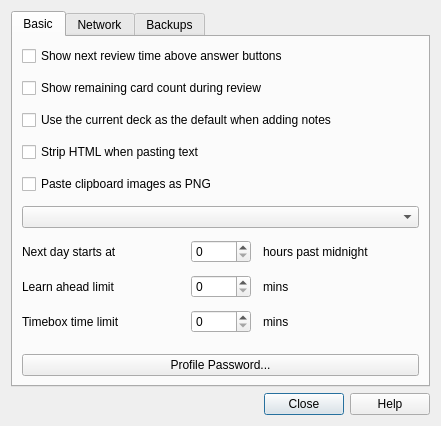
<?xml version="1.0" encoding="UTF-8"?>
<ui version="4.0">
 <class>Preferences</class>
 <widget class="QDialog" name="Preferences">
  <property name="geometry">
   <rect>
    <x>0</x>
    <y>0</y>
    <width>441</width>
    <height>426</height>
   </rect>
  </property>
  <property name="windowTitle">
   <string>Preferences</string>
  </property>
  <layout class="QVBoxLayout" name="verticalLayout_2">
   <item>
    <widget class="QTabWidget" name="tabWidget">
     <property name="focusPolicy">
      <enum>Qt::StrongFocus</enum>
     </property>
     <property name="currentIndex">
      <number>0</number>
     </property>
     <widget class="QWidget" name="tab_1">
      <attribute name="title">
       <string>Basic</string>
      </attribute>
      <layout class="QVBoxLayout" name="verticalLayout">
       <property name="spacing">
        <number>12</number>
       </property>
       <item>
        <widget class="QCheckBox" name="showEstimates">
         <property name="text">
          <string>Show next review time above answer buttons</string>
         </property>
        </widget>
       </item>
       <item>
        <widget class="QCheckBox" name="showProgress">
         <property name="text">
          <string>Show remaining card count during review</string>
         </property>
        </widget>
       </item>
       <item>
        <widget class="QCheckBox" name="useCurrent">
         <property name="text">
          <string>Use the current deck as the default when adding notes</string>
         </property>
        </widget>
       </item>
       <item>
        <widget class="QCheckBox" name="stripHTML">
         <property name="text">
          <string>Strip HTML when pasting text</string>
         </property>
        </widget>
       </item>
       <item>
        <widget class="QCheckBox" name="pastePNG">
         <property name="text">
          <string>Paste clipboard images as PNG</string>
         </property>
        </widget>
       </item>
       <item>
        <widget class="QComboBox" name="newSpread"/>
       </item>
       <item>
        <layout class="QGridLayout" name="gridLayout_4">
         <item row="0" column="0">
          <widget class="QLabel" name="label_23">
           <property name="text">
            <string>Next day starts at</string>
           </property>
          </widget>
         </item>
         <item row="0" column="1">
          <widget class="QSpinBox" name="dayOffset">
           <property name="maximumSize">
            <size>
             <width>60</width>
             <height>16777215</height>
            </size>
           </property>
           <property name="maximum">
            <number>23</number>
           </property>
          </widget>
         </item>
         <item row="1" column="0">
          <widget class="QLabel" name="label_24">
           <property name="text">
            <string>Learn ahead limit</string>
           </property>
          </widget>
         </item>
         <item row="1" column="1">
          <widget class="QSpinBox" name="lrnCutoff">
           <property name="maximumSize">
            <size>
             <width>60</width>
             <height>16777215</height>
            </size>
           </property>
           <property name="maximum">
            <number>999</number>
           </property>
          </widget>
         </item>
         <item row="1" column="2">
          <widget class="QLabel" name="label_29">
           <property name="text">
            <string>mins</string>
           </property>
          </widget>
         </item>
         <item row="2" column="0">
          <widget class="QLabel" name="label_30">
           <property name="text">
            <string>Timebox time limit</string>
           </property>
          </widget>
         </item>
         <item row="2" column="1">
          <widget class="QSpinBox" name="timeLimit">
           <property name="maximum">
            <number>9999</number>
           </property>
          </widget>
         </item>
         <item row="2" column="2">
          <widget class="QLabel" name="label_39">
           <property name="text">
            <string>mins</string>
           </property>
          </widget>
         </item>
         <item row="0" column="2">
          <widget class="QLabel" name="label_40">
           <property name="text">
            <string>hours past midnight</string>
           </property>
          </widget>
         </item>
        </layout>
       </item>
       <item>
        <spacer name="verticalSpacer_3">
         <property name="orientation">
          <enum>Qt::Vertical</enum>
         </property>
         <property name="sizeType">
          <enum>QSizePolicy::Preferred</enum>
         </property>
         <property name="sizeHint" stdset="0">
          <size>
           <width>20</width>
           <height>20</height>
          </size>
         </property>
        </spacer>
       </item>
       <item>
        <widget class="QPushButton" name="profilePass">
         <property name="text">
          <string>Profile Password...</string>
         </property>
         <property name="autoDefault">
          <bool>false</bool>
         </property>
        </widget>
       </item>
      </layout>
     </widget>
     <widget class="QWidget" name="tab_2">
      <attribute name="title">
       <string>Network</string>
      </attribute>
      <layout class="QVBoxLayout" name="verticalLayout_4">
       <property name="spacing">
        <number>10</number>
       </property>
       <item>
        <layout class="QHBoxLayout">
         <property name="spacing">
          <number>10</number>
         </property>
         <item>
          <layout class="QVBoxLayout">
           <item>
            <widget class="QLabel" name="syncLabel">
             <property name="text">
              <string>&lt;b&gt;Synchronisation&lt;/b&gt;</string>
             </property>
             <property name="wordWrap">
              <bool>true</bool>
             </property>
             <property name="openExternalLinks">
              <bool>true</bool>
             </property>
            </widget>
           </item>
           <item>
            <widget class="QCheckBox" name="syncMedia">
             <property name="text">
              <string>Synchronize audio and images too</string>
             </property>
            </widget>
           </item>
           <item>
            <widget class="QCheckBox" name="syncOnProgramOpen">
             <property name="text">
              <string>Automatically sync on profile open/close</string>
             </property>
            </widget>
           </item>
           <item>
            <layout class="QHBoxLayout" name="horizontalLayout">
             <item>
              <widget class="QPushButton" name="syncDeauth">
               <property name="text">
                <string>Deauthorize</string>
               </property>
               <property name="autoDefault">
                <bool>false</bool>
               </property>
              </widget>
             </item>
             <item>
              <spacer name="horizontalSpacer_2">
               <property name="orientation">
                <enum>Qt::Horizontal</enum>
               </property>
               <property name="sizeHint" stdset="0">
                <size>
                 <width>40</width>
                 <height>1</height>
                </size>
               </property>
              </spacer>
             </item>
            </layout>
           </item>
          </layout>
         </item>
        </layout>
       </item>
       <item>
        <spacer name="verticalSpacer_2">
         <property name="orientation">
          <enum>Qt::Vertical</enum>
         </property>
         <property name="sizeHint" stdset="0">
          <size>
           <width>20</width>
           <height>40</height>
          </size>
         </property>
        </spacer>
       </item>
      </layout>
     </widget>
     <widget class="QWidget" name="tab">
      <attribute name="title">
       <string>Backups</string>
      </attribute>
      <layout class="QVBoxLayout" name="verticalLayout_3">
       <property name="spacing">
        <number>10</number>
       </property>
       <item>
        <widget class="QLabel" name="label_9">
         <property name="text">
          <string>&lt;b&gt;Backups&lt;/b&gt;&lt;br&gt;Anki will create a backup of your collection each time it is closed or synchronized.</string>
         </property>
         <property name="wordWrap">
          <bool>true</bool>
         </property>
        </widget>
       </item>
       <item>
        <layout class="QGridLayout" name="gridLayout_2">
         <item row="0" column="0">
          <widget class="QLabel" name="label_10">
           <property name="text">
            <string>Keep</string>
           </property>
          </widget>
         </item>
         <item row="0" column="1">
          <widget class="QSpinBox" name="numBackups">
           <property name="minimumSize">
            <size>
             <width>60</width>
             <height>0</height>
            </size>
           </property>
           <property name="maximumSize">
            <size>
             <width>60</width>
             <height>16777215</height>
            </size>
           </property>
          </widget>
         </item>
         <item row="0" column="2">
          <widget class="QLabel" name="label_11">
           <property name="text">
            <string>backups</string>
           </property>
          </widget>
         </item>
         <item row="0" column="3">
          <spacer name="horizontalSpacer">
           <property name="orientation">
            <enum>Qt::Horizontal</enum>
           </property>
           <property name="sizeHint" stdset="0">
            <size>
             <width>40</width>
             <height>20</height>
            </size>
           </property>
          </spacer>
         </item>
        </layout>
       </item>
       <item>
        <widget class="QLabel" name="openBackupFolder">
         <property name="text">
          <string>&lt;a href=&quot;backups&quot;&gt;Open backup folder&lt;/a&gt;</string>
         </property>
        </widget>
       </item>
       <item>
        <widget class="QLabel" name="label_4">
         <property name="text">
          <string>Note: Media is not backed up. Please create a periodic backup of your Documents/Anki folder to be safe.</string>
         </property>
         <property name="wordWrap">
          <bool>true</bool>
         </property>
        </widget>
       </item>
       <item>
        <spacer name="verticalSpacer_4">
         <property name="orientation">
          <enum>Qt::Vertical</enum>
         </property>
         <property name="sizeHint" stdset="0">
          <size>
           <width>20</width>
           <height>59</height>
          </size>
         </property>
        </spacer>
       </item>
       <item>
        <widget class="QLabel" name="label_21">
         <property name="text">
          <string>Some settings will take effect after you restart Anki.</string>
         </property>
         <property name="alignment">
          <set>Qt::AlignCenter</set>
         </property>
        </widget>
       </item>
      </layout>
     </widget>
    </widget>
   </item>
   <item>
    <widget class="QDialogButtonBox" name="buttonBox">
     <property name="orientation">
      <enum>Qt::Horizontal</enum>
     </property>
     <property name="standardButtons">
      <set>QDialogButtonBox::Close|QDialogButtonBox::Help</set>
     </property>
    </widget>
   </item>
  </layout>
 </widget>
 <tabstops>
  <tabstop>showEstimates</tabstop>
  <tabstop>showProgress</tabstop>
  <tabstop>useCurrent</tabstop>
  <tabstop>stripHTML</tabstop>
  <tabstop>pastePNG</tabstop>
  <tabstop>newSpread</tabstop>
  <tabstop>dayOffset</tabstop>
  <tabstop>lrnCutoff</tabstop>
  <tabstop>timeLimit</tabstop>
  <tabstop>profilePass</tabstop>
  <tabstop>syncMedia</tabstop>
  <tabstop>syncOnProgramOpen</tabstop>
  <tabstop>syncDeauth</tabstop>
  <tabstop>numBackups</tabstop>
  <tabstop>buttonBox</tabstop>
  <tabstop>tabWidget</tabstop>
 </tabstops>
 <resources/>
 <connections>
  <connection>
   <sender>buttonBox</sender>
   <signal>accepted()</signal>
   <receiver>Preferences</receiver>
   <slot>accept()</slot>
   <hints>
    <hint type="sourcelabel">
     <x>285</x>
     <y>439</y>
    </hint>
    <hint type="destinationlabel">
     <x>157</x>
     <y>274</y>
    </hint>
   </hints>
  </connection>
  <connection>
   <sender>buttonBox</sender>
   <signal>rejected()</signal>
   <receiver>Preferences</receiver>
   <slot>reject()</slot>
   <hints>
    <hint type="sourcelabel">
     <x>332</x>
     <y>439</y>
    </hint>
    <hint type="destinationlabel">
     <x>286</x>
     <y>274</y>
    </hint>
   </hints>
  </connection>
 </connections>
</ui>
